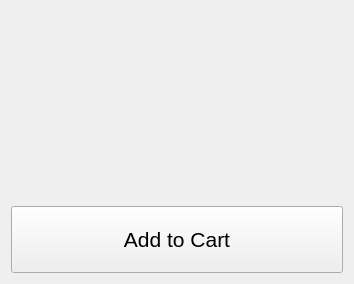
<?xml version="1.0" encoding="UTF-8"?>
<ui version="4.0">
 <class>drink_template</class>
 <widget class="QWidget" name="drink_template">
  <property name="geometry">
   <rect>
    <x>0</x>
    <y>0</y>
    <width>354</width>
    <height>284</height>
   </rect>
  </property>
  <property name="windowTitle">
   <string/>
  </property>
  <layout class="QVBoxLayout" name="verticalLayout" stretch="0,0,0,0">
   <item>
    <widget class="QPushButton" name="photo_button">
     <property name="flat">
      <bool>true</bool>
     </property>
    </widget>
   </item>
   <item>
    <widget class="QLabel" name="name_label">
     <property name="font">
      <font>
       <pointsize>16</pointsize>
      </font>
     </property>
     <property name="alignment">
      <set>Qt::AlignCenter</set>
     </property>
    </widget>
   </item>
   <item>
    <widget class="QLabel" name="price_label">
     <property name="font">
      <font>
       <pointsize>12</pointsize>
      </font>
     </property>
     <property name="alignment">
      <set>Qt::AlignCenter</set>
     </property>
    </widget>
   </item>
   <item>
    <widget class="QPushButton" name="add_to_cart_button">
     <property name="font">
      <font>
       <pointsize>16</pointsize>
      </font>
     </property>
     <property name="styleSheet">
      <string notr="true">padding: 20px</string>
     </property>
     <property name="text">
      <string>Add to Cart</string>
     </property>
    </widget>
   </item>
  </layout>
 </widget>
 <resources/>
 <connections/>
</ui>
